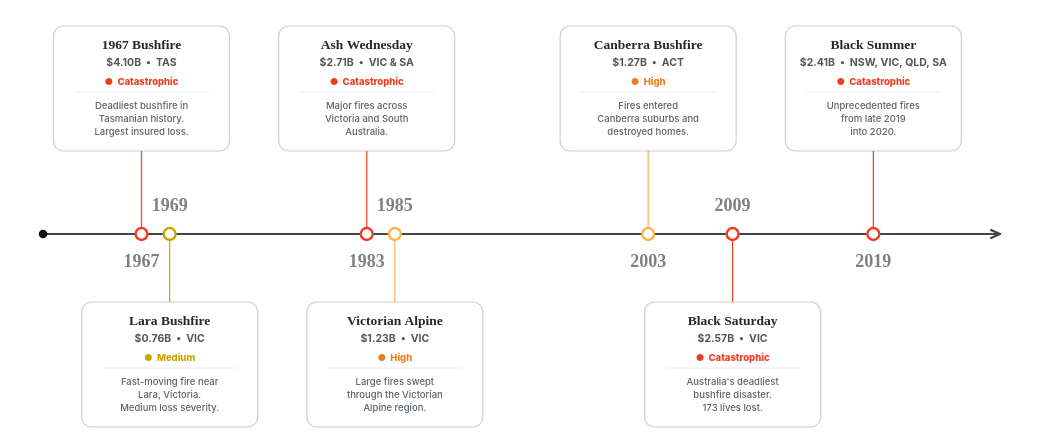

The Vega-Lite source for this figure:
### Vega specification from a JSON file in a GitHub repository (floating-point values rounded to 4 significant figures)
{"$schema": "https://vega.github.io/schema/vega/v6.json", "description": "Selected historical timeline of major Australian bushfire events and normalised insured losses with severity tags and card boxes.", "width": 1040, "height": 435, "padding": {"top": 6, "bottom": 4, "left": 38, "right": 38}, "autosize": {"type": "fit", "contains": "padding", "resize": true}, "background": "#ffffff", "signals": [{"name": "hoveredYear", "value": null, "on": [{"events": "@event_hit:mouseover", "update": "datum.year"}, {"events": "@event_point_hit:mouseover", "update": "datum.year"}, {"events": "@event_hit:mouseout", "update": "null"}, {"events": "@event_point_hit:mouseout", "update": "null"}]}], "data": [{"name": "events", "values": [{"year": 1967, "name": "1967 Bushfire", "state": "TAS", "lossLabel": "$4.10B", "description": "Deadliest bushfire in\nTasmanian history.\nLargest insured loss.", "tooltipDescription": "Deadliest bushfire in Tasmanian history. Largest normalised insured loss.", "side": "top", "severity": "Catastrophic", "severityColor": "#f03b20", "severityTextColor": "#f03b20", "color": "#f03b20"}, {"year": 1969, "name": "Lara Bushfire", "state": "VIC", "lossLabel": "$0.76B", "description": "Fast-moving fire near\nLara, Victoria.\nMedium loss severity.", "tooltipDescription": "Fast-moving fire near Lara, Victoria. Medium loss severity.", "side": "bottom", "severity": "Medium", "severityColor": "#ffeda0", "severityTextColor": "#cca400", "color": "#cca400"}, {"year": 1983, "name": "Ash Wednesday", "state": "VIC & SA", "lossLabel": "$2.71B", "description": "Major fires across\nVictoria and South\nAustralia.", "tooltipDescription": "Major fires across Victoria and South Australia.", "side": "top", "severity": "Catastrophic", "severityColor": "#f03b20", "severityTextColor": "#f03b20", "color": "#f03b20"}, {"year": 1985, "name": "Victorian Alpine", "state": "VIC", "lossLabel": "$1.23B", "description": "Large fires swept\nthrough the Victorian\nAlpine region.", "tooltipDescription": "Large fires swept through the Victorian Alpine region.", "side": "bottom", "severity": "High", "severityColor": "#feb24c", "severityTextColor": "#e67e22", "color": "#feb24c"}, {"year": 2003, "name": "Canberra Bushfire", "state": "ACT", "lossLabel": "$1.27B", "description": "Fires entered\nCanberra suburbs and\ndestroyed homes.", "tooltipDescription": "Fires entered Canberra suburbs and destroyed homes.", "side": "top", "severity": "High", "severityColor": "#feb24c", "severityTextColor": "#e67e22", "color": "#feb24c"}, {"year": 2009, "name": "Black Saturday", "state": "VIC", "lossLabel": "$2.57B", "description": "Australia's deadliest\nbushfire disaster.\n173 lives lost.", "tooltipDescription": "Australia's deadliest bushfire disaster. 173 lives lost.", "side": "bottom", "severity": "Catastrophic", "severityColor": "#f03b20", "severityTextColor": "#f03b20", "color": "#f03b20"}, {"year": 2019, "name": "Black Summer", "state": "NSW, VIC, QLD, SA", "lossLabel": "$2.41B", "description": "Unprecedented fires\nfrom late 2019\ninto 2020.", "tooltipDescription": "Unprecedented fires from late 2019 into 2020.", "side": "top", "severity": "Catastrophic", "severityColor": "#f03b20", "severityTextColor": "#f03b20", "color": "#f03b20"}]}], "scales": [{"name": "x", "type": "linear", "domain": [1960, 2028], "range": "width", "zero": false, "nice": false}], "marks": [{"type": "rule", "encode": {"enter": {"x": {"value": 0}, "x2": {"signal": "width"}, "y": {"value": 228}, "stroke": {"value": "#3f4448"}, "strokeWidth": {"value": 2.2}, "strokeCap": {"value": "round"}}}}, {"type": "symbol", "encode": {"enter": {"x": {"value": 0}, "y": {"value": 228}, "shape": {"value": "circle"}, "size": {"value": 72}, "fill": {"value": "#111111"}}}}, {"type": "rule", "encode": {"enter": {"x": {"signal": "width"}, "x2": {"signal": "width - 9"}, "y": {"value": 228}, "y2": {"value": 224}, "stroke": {"value": "#3f4448"}, "strokeWidth": {"value": 2.1}, "strokeCap": {"value": "round"}}}}, {"type": "rule", "encode": {"enter": {"x": {"signal": "width"}, "x2": {"signal": "width - 9"}, "y": {"value": 228}, "y2": {"value": 232}, "stroke": {"value": "#3f4448"}, "strokeWidth": {"value": 2.1}, "strokeCap": {"value": "round"}}}}, {"type": "rule", "from": {"data": "events"}, "encode": {"enter": {"x": {"scale": "x", "field": "year"}, "y": {"value": 228}, "y2": {"signal": "datum.side === 'top' ? 145 : 296"}, "strokeWidth": {"value": 1.25}, "strokeCap": {"value": "round"}}, "update": {"stroke": {"field": "color"}, "opacity": {"signal": "hoveredYear === null || hoveredYear === datum.year ? 0.95 : 0.24"}}}}, {"type": "symbol", "from": {"data": "events"}, "encode": {"enter": {"x": {"scale": "x", "field": "year"}, "y": {"value": 228}, "shape": {"value": "circle"}, "fill": {"value": "#ffffff"}, "strokeWidth": {"value": 2.4}}, "update": {"size": {"signal": "hoveredYear === datum.year ? 190 : 142"}, "stroke": {"field": "color"}, "opacity": {"signal": "hoveredYear === null || hoveredYear === datum.year ? 1 : 0.36"}}}}, {"name": "card_box", "type": "rect", "from": {"data": "events"}, "encode": {"enter": {"x": {"scale": "x", "field": "year", "offset": -88}, "y": {"signal": "datum.side === 'top' ? 20 : 296"}, "width": {"value": 176}, "height": {"value": 125}, "cornerRadius": {"value": 10}, "fill": {"value": "#ffffff"}, "shadowColor": {"value": "rgba(43, 38, 33, 0.04)"}, "shadowBlur": {"value": 8}, "shadowOffsetX": {"value": 0}, "shadowOffsetY": {"value": 2}}, "update": {"stroke": {"signal": "hoveredYear === datum.year ? datum.severityColor : 'rgba(43, 38, 33, 0.22)'"}, "strokeWidth": {"signal": "hoveredYear === datum.year ? 2.2 : 1.2"}, "opacity": {"signal": "hoveredYear === null || hoveredYear === datum.year ? 1 : 0.36"}}}}, {"type": "text", "from": {"data": "events"}, "encode": {"enter": {"x": {"scale": "x", "field": "year"}, "y": {"signal": "datum.side === 'top' ? 256 : 200"}, "text": {"signal": "datum.year + ''"}, "align": {"value": "center"}, "baseline": {"value": "middle"}, "font": {"value": "Outfit"}, "fontSize": {"value": 18}, "fontWeight": {"value": 800}}, "update": {"fill": {"signal": "hoveredYear === datum.year ? datum.color : 'rgba(43, 38, 33, 0.62)'"}, "opacity": {"signal": "hoveredYear === datum.year ? 1.0 : 0.95"}}}}, {"type": "text", "from": {"data": "events"}, "encode": {"enter": {"x": {"scale": "x", "field": "year"}, "y": {"signal": "datum.side === 'top' ? 32 : 308"}, "text": {"field": "name"}, "align": {"value": "center"}, "baseline": {"value": "top"}, "font": {"value": "Outfit"}, "fontSize": {"value": 13.5}, "fontWeight": {"value": 800}, "fill": {"value": "#2b2621"}, "limit": {"value": 166}}, "update": {"opacity": {"signal": "hoveredYear === null || hoveredYear === datum.year ? 1 : 0.36"}}}}, {"type": "text", "from": {"data": "events"}, "encode": {"enter": {"x": {"scale": "x", "field": "year"}, "y": {"signal": "datum.side === 'top' ? 52 : 328"}, "text": {"signal": "datum.lossLabel + '  •  ' + datum.state"}, "align": {"value": "center"}, "baseline": {"value": "top"}, "font": {"value": "Inter"}, "fontSize": {"value": 10.5}, "fontWeight": {"value": 700}, "limit": {"value": 166}}, "update": {"fill": {"value": "#5c544d"}, "opacity": {"signal": "hoveredYear === null || hoveredYear === datum.year ? 1 : 0.36"}}}}, {"type": "text", "from": {"data": "events"}, "encode": {"enter": {"x": {"scale": "x", "field": "year"}, "y": {"signal": "datum.side === 'top' ? 71 : 347"}, "text": {"signal": "'●  ' + datum.severity"}, "align": {"value": "center"}, "baseline": {"value": "top"}, "font": {"value": "Inter"}, "fontSize": {"value": 9.5}, "fontWeight": {"value": 800}, "limit": {"value": 166}}, "update": {"fill": {"field": "severityTextColor"}, "opacity": {"signal": "hoveredYear === null || hoveredYear === datum.year ? 1 : 0.36"}}}}, {"type": "rule", "from": {"data": "events"}, "encode": {"enter": {"x": {"scale": "x", "field": "year", "offset": -68}, "x2": {"scale": "x", "field": "year", "offset": 68}, "y": {"signal": "datum.side === 'top' ? 86 : 362"}, "stroke": {"value": "#e2e8f0"}, "strokeWidth": {"value": 0.75}}, "update": {"opacity": {"signal": "hoveredYear === null || hoveredYear === datum.year ? 1 : 0.36"}}}}, {"type": "text", "from": {"data": "events"}, "encode": {"enter": {"x": {"scale": "x", "field": "year"}, "y": {"signal": "datum.side === 'top' ? 95 : 371"}, "text": {"field": "description"}, "align": {"value": "center"}, "baseline": {"value": "top"}, "font": {"value": "Inter"}, "fontSize": {"value": 9.5}, "fontWeight": {"value": 500}, "fill": {"value": "#5a626a"}, "lineBreak": {"value": "\n"}, "lineHeight": {"value": 13}, "limit": {"value": 166}}, "update": {"opacity": {"signal": "hoveredYear === null || hoveredYear === datum.year ? 1 : 0.36"}}}}, {"name": "event_hit", "type": "rect", "from": {"data": "events"}, "encode": {"enter": {"x": {"scale": "x", "field": "year", "offset": -88}, "y": {"signal": "datum.side === 'top' ? 20 : 296"}, "width": {"value": 176}, "height": {"value": 125}, "fill": {"value": "#ffffff"}, "fillOpacity": {"value": 0.001}, "cursor": {"value": "pointer"}, "tooltip": {"signal": "{'Event': datum.name, 'Year': datum.year, 'Normalised insured loss': datum.lossLabel, 'State': datum.state, 'Severity': datum.severity, 'Description': datum.tooltipDescription}"}}}}, {"name": "event_point_hit", "type": "symbol", "from": {"data": "events"}, "encode": {"enter": {"x": {"scale": "x", "field": "year"}, "y": {"value": 228}, "shape": {"value": "circle"}, "size": {"value": 760}, "fill": {"value": "#ffffff"}, "fillOpacity": {"value": 0.001}, "strokeOpacity": {"value": 0}, "cursor": {"value": "pointer"}, "tooltip": {"signal": "{'Event': datum.name, 'Year': datum.year, 'Normalised insured loss': datum.lossLabel, 'State': datum.state, 'Severity': datum.severity, 'Description': datum.tooltipDescription}"}}}}]}
